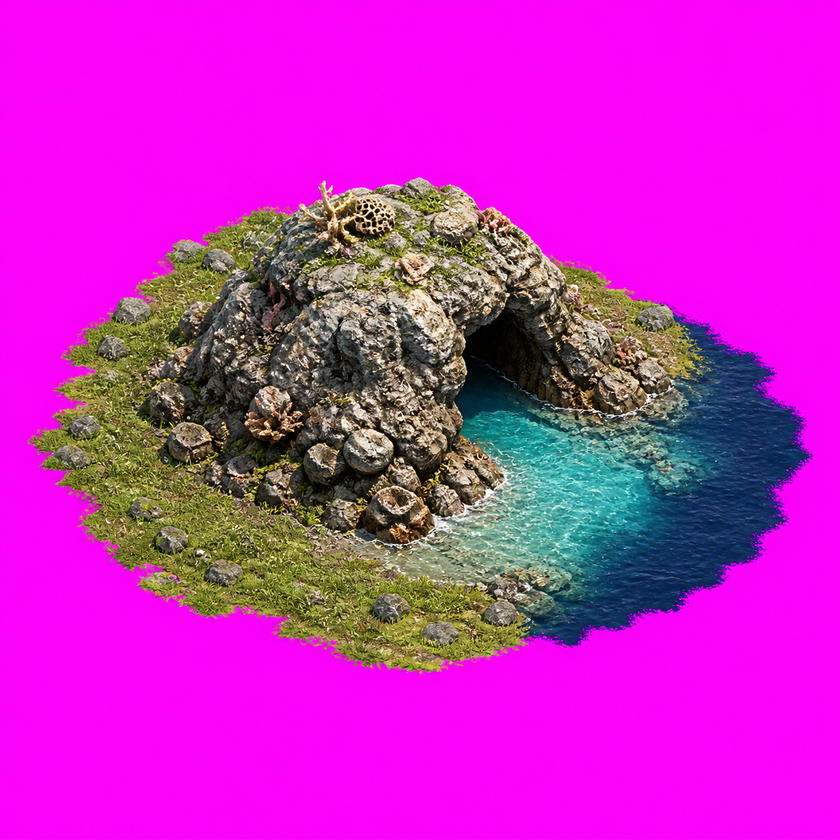
#> input picture design/act1-towns/dungeon-refs/coastal-reef-raw.png, 840 x 840 px, shrunk from 1254 x 1254 before the run
$ python defringe_sprite.py ../design/act1-towns/dungeon-refs/coastal-reef-raw.png
#> lines starting #> are read from the running program, lines starting #| are printed output that depends on the picture
#> in main, img is the input picture: PIL image 840x840 RGB; mean R, G, B 194.4, 40.5, 188.6
#!/usr/bin/env python3
"""Strip the chroma-key's colour out of a sprite's soft edge, keeping the edge itself.

THE ARTEFACT. Sprites here are generated on pure magenta and keyed to alpha. Keying feathers the
edge, and a feathered edge pixel keeps the RGB it had -- which is a BLEND OF THE SPRITE AND THE
MAGENTA FIELD. Fully transparent pixels are invisible so nobody notices, but a pixel at 42% alpha
carrying (206,35,160) paints a pink rim over whatever is behind it.

Measured on the shipped Act 1 NPC sheets, every one of the fourteen: ~6,000-8,000 semi-alpha pixels
per sheet, mean RGB (206,35,160), 59% of them unmistakably magenta. Owner, on build 56: *"there is
also a weird pink hue around the npcs, which was probably around the npcs in port sapphire too, but
they need to be removed."* He was right that it predates this batch -- Port Sapphire's shipped
sheets carry it too.

THE FIX, and why it is not "delete the soft edge". Hard-cutting alpha to 0/255 removes the pink and
leaves a jagged silhouette on a 64 px figure drawn at 36 world px. Instead the ALPHA IS KEPT EXACTLY
and only the RGB is replaced: each semi-transparent pixel takes the colour of the nearest fully
opaque pixel, found by flooding opaque colour outward. The shape and the antialiasing survive; the
magenta does not.

Idempotent: a second run finds no magenta left to move and changes nothing.
"""
from __future__ import annotations
import argparse, os, sys
import numpy as np
from PIL import Image

OPAQUE = 250


def defringe(img: Image.Image, passes: int = 6) -> tuple[Image.Image, int]:
    a = np.asarray(img.convert("RGBA")).astype(np.int16)
    alpha = a[..., 3]
    rgb = a[..., :3].astype(np.float32)
    solid = alpha >= OPAQUE
    soft = (alpha > 0) & ~solid
    if not soft.any() or not solid.any():
        return img, 0

    # flood the opaque colours outward; each pass fills soft pixels adjacent to known colour
    known = solid.copy()
    out = rgb.copy()
    for _ in range(passes):
        if known.all():
            break
        acc = np.zeros_like(out)
        cnt = np.zeros(known.shape, np.float32)
        for dy, dx in ((1, 0), (-1, 0), (0, 1), (0, -1), (1, 1), (1, -1), (-1, 1), (-1, -1)):
            src = np.roll(np.roll(out, dy, 0), dx, 1)
            m = np.roll(np.roll(known, dy, 0), dx, 1)
            if dy: (m[:1] if dy > 0 else m[-1:]).fill(False)
            if dx: (m[:, :1] if dx > 0 else m[:, -1:]).fill(False)
            acc += src * m[..., None]
            cnt += m
        fill = (~known) & (cnt > 0)
        out[fill] = (acc[fill] / cnt[fill][:, None])
        known |= fill

    changed = int((np.abs(out[soft] - rgb[soft]).max(1) > 2).sum())
    a[..., :3] = np.clip(out, 0, 255).astype(np.int16)
    return Image.fromarray(a.astype(np.uint8), "RGBA"), changed


def magenta_count(img: Image.Image) -> int:
    a = np.asarray(img.convert("RGBA")).astype(np.int16)
    op, r, g, b = a[..., 3] > 0, a[..., 0], a[..., 1], a[..., 2]
#> op: shape (840, 840) bool; every value is 1
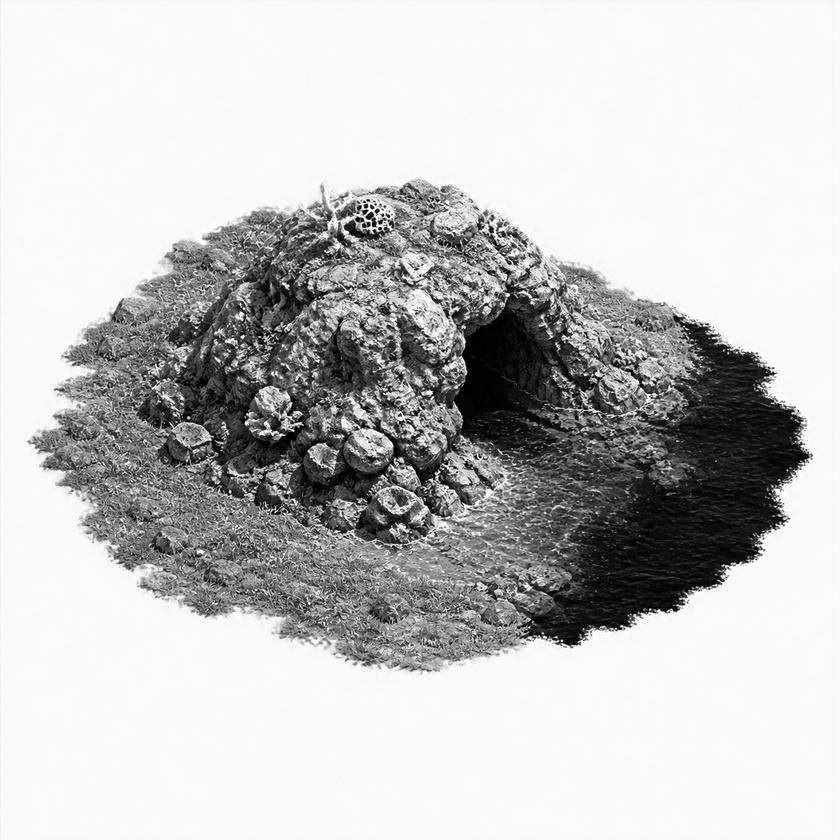
#> r: shape (840, 840) int16; min 0, max 255, mean 194.4
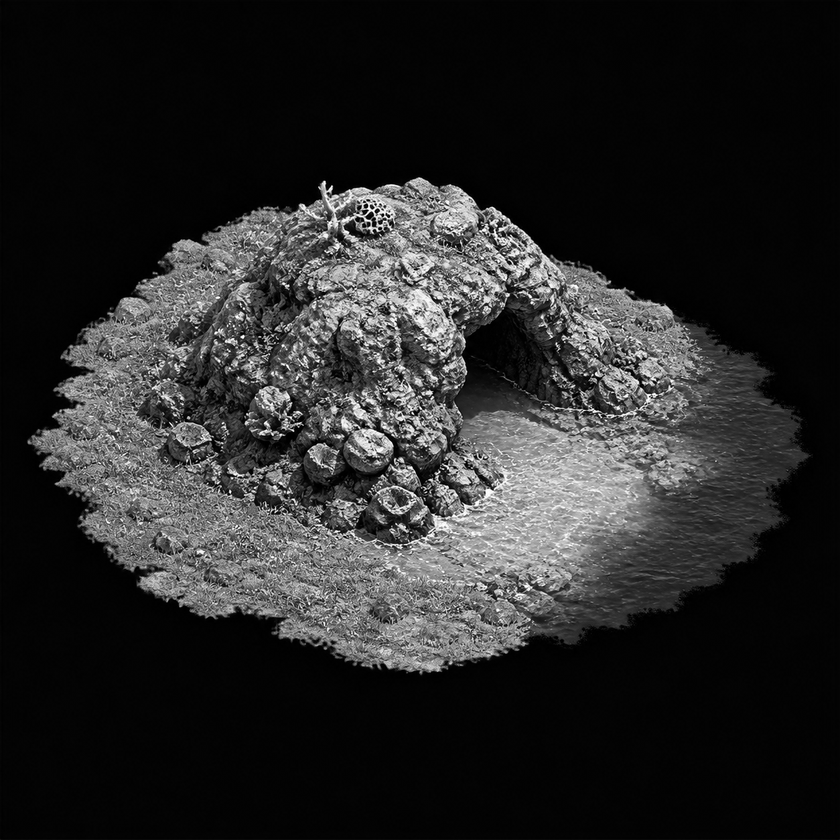
#> g: shape (840, 840) int16; min 0, max 255, mean 40.5
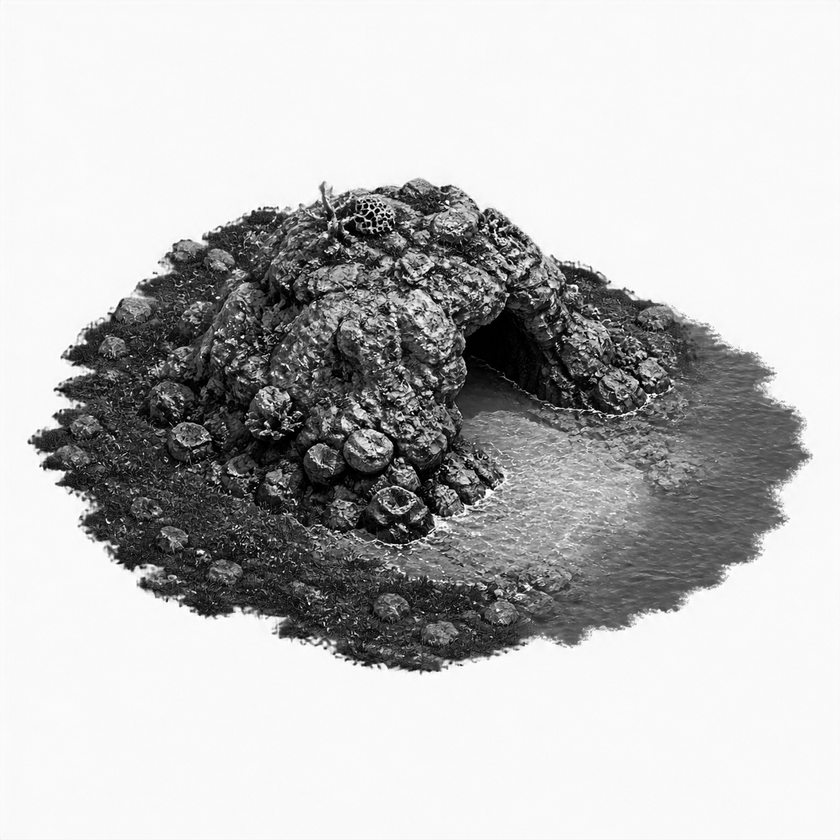
#> b: shape (840, 840) int16; min 0, max 255, mean 188.6
    return int((op & (r > 110) & (b > 110) & (g < r - 40) & (g < b - 40)).sum())


def main() -> int:
    ap = argparse.ArgumentParser()
    ap.add_argument("paths", nargs="+")
    ap.add_argument("--write", action="store_true", help="edit in place; otherwise report only")
    a = ap.parse_args()
    total_before = total_after = 0
    for p in a.paths:
        img = Image.open(p)
        before = magenta_count(img)
#> before = 447930
        fixed, changed = defringe(img)
#> in defringe, `alpha = a[..., 3]`: alpha: shape (840, 840) int16; every value is 255
#> in defringe, `soft = (alpha > 0) & ~solid`: soft: shape (840, 840) bool; every value is 0
#> changed = 0
        after = magenta_count(fixed)
#> after = 447930
        total_before += before
#> total_before = 447930
        total_after += after
#> total_after = 447930
        print(f"  {os.path.basename(p):40s} magenta {before:5d} -> {after:5d}   "
              f"edge px recoloured {changed:5d}")
#|   coastal-reef-raw.png                     magenta 447930 -> 447930   edge px recoloured     0
        if a.write and changed:
            fixed.save(p)
    print(f"  TOTAL magenta {total_before} -> {total_after}"
          + ("" if a.write else "   (dry run -- pass --write)"))
#|   TOTAL magenta 447930 -> 447930   (dry run -- pass --write)
    return 0


if __name__ == "__main__":
    sys.exit(main())
#> (the program exits here)
